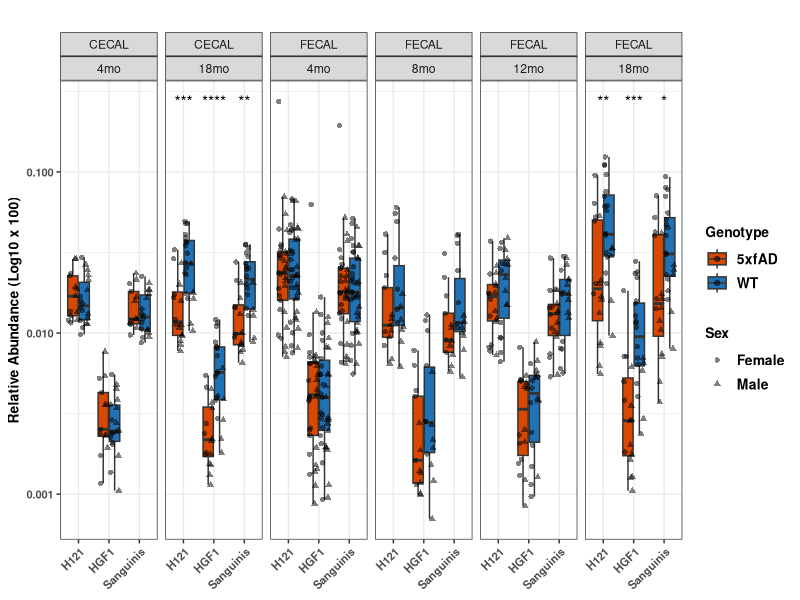

The R source for this figure:
setwd("~/Documents/Model-AD/5xFAD Manuscript/20220801_mBio_R1/github_R1")

#clear objects from the workspace
rm(list=ls())

library(tidyverse)
library(dplyr)
library(tibble) 
library(ggplot2)
library(ggpubr)

#Load and format data
turicibacter_df_meta <-read.table("./Turicibacter_data.txt", 
                      header = TRUE, sep = '\t', quote = "", row.names = 1)

#Order
turicibacter_df_meta$Cohort = factor(turicibacter_df_meta$Cohort, levels = c('4mo','8mo','12mo','18mo'))

###Plot
ggplot(data = turicibacter_df_meta) +
  aes(x = Var2, y = (value*100), fill = Genotype) +
  geom_boxplot(outlier.shape = NA) +
  scale_fill_manual(values=c('#d94801', '#2171b5')) +
  geom_point(size = 1.5, colour = "black", alpha = 0.5, 
             position = position_jitterdodge(jitter.width = 0.1),
             aes(fill=Genotype, shape=Sex)) +   
  facet_wrap(Type+Cohort~., nrow = 1) +
  scale_y_log10() +
  theme_bw() +
  theme(title =  element_text(size = 10,face = "bold"))+
  theme(legend.text =  element_text(hjust = 0, size = 10,face = "bold"))+
  theme(legend.title = element_text(hjust = 0, size = 10,face = "bold"))+ 
  theme(axis.text.y = element_text(hjust = 0, size = 8, face = "bold"))+
  theme(axis.text.x = element_text(hjust = 1, size = 8, face = "bold", angle = 45))+
  theme(axis.title.y = element_text(size = 10, face = "bold"))+
  theme(axis.title.x = element_text(size = 10, face = "bold"))+
  labs(x = NULL, y = "Relative Abundance (Log10 x 100)", fill = "Genotype", 
       title = "")+
  stat_compare_means(method = "wilcox.test", label = "p.signif",
                     label.x = 1.5, vjust = 0.5, size = 4, hide.ns = T) 

#ggsave("./TRB.pdf", height = 4, width = 6.25)

